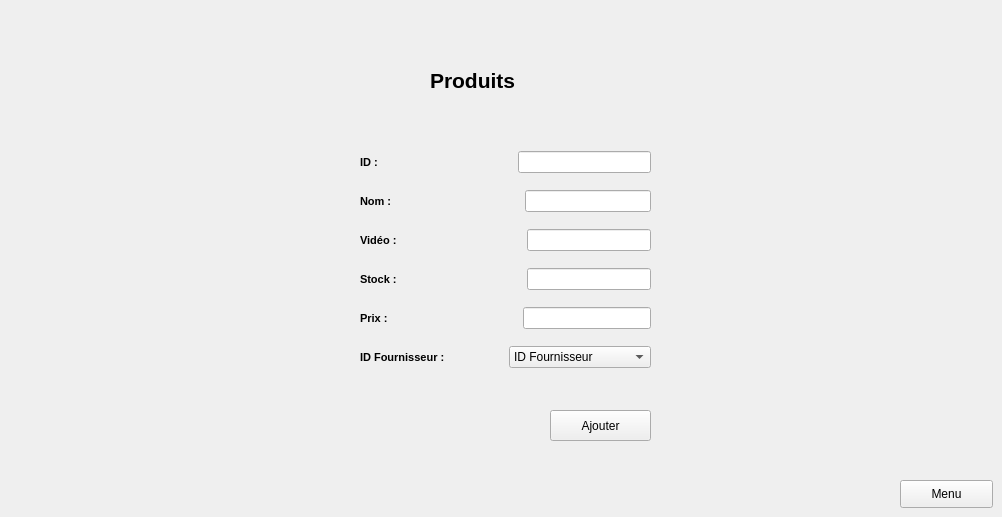
           <widget class="QWidget" name="Ajouter">
            <attribute name="title">
             <string>Ajouter un produit</string>
            </attribute>
            <widget class="QLabel" name="label_19">
             <property name="geometry">
              <rect>
               <x>430</x>
               <y>60</y>
               <width>211</width>
               <height>41</height>
              </rect>
             </property>
             <property name="font">
              <font>
               <pointsize>16</pointsize>
               <weight>75</weight>
               <bold>true</bold>
              </font>
             </property>
             <property name="styleSheet">
              <string notr="true">color: black;</string>
             </property>
             <property name="text">
              <string>Produits</string>
             </property>
            </widget>
            <widget class="QPushButton" name="valider">
             <property name="geometry">
              <rect>
               <x>550</x>
               <y>410</y>
               <width>101</width>
               <height>31</height>
              </rect>
             </property>
             <property name="text">
              <string>Ajouter</string>
             </property>
            </widget>
            <widget class="QPushButton" name="homeButton_2">
             <property name="geometry">
              <rect>
               <x>900</x>
               <y>480</y>
               <width>93</width>
               <height>28</height>
              </rect>
             </property>
             <property name="text">
              <string>Menu</string>
             </property>
            </widget>
            <widget class="QWidget" name="layoutWidget">
             <property name="geometry">
              <rect>
               <x>360</x>
               <y>140</y>
               <width>291</width>
               <height>241</height>
              </rect>
             </property>
             <layout class="QVBoxLayout" name="verticalLayout_17">
              <item>
               <layout class="QHBoxLayout" name="horizontalLayout_59">
                <item>
                 <widget class="QLabel" name="label_20">
                  <property name="font">
                   <font>
                    <pointsize>8</pointsize>
                    <weight>75</weight>
                    <bold>true</bold>
                   </font>
                  </property>
                  <property name="styleSheet">
                   <string notr="true">color:black;
</string>
                  </property>
                  <property name="text">
                   <string>ID :</string>
                  </property>
                 </widget>
                </item>
                <item>
                 <spacer name="horizontalSpacer_39">
                  <property name="orientation">
                   <enum>Qt::Horizontal</enum>
                  </property>
                  <property name="sizeHint" stdset="0">
                   <size>
                    <width>40</width>
                    <height>20</height>
                   </size>
                  </property>
                 </spacer>
                </item>
                <item>
                 <widget class="QLineEdit" name="lineEdit_id">
                  <property name="styleSheet">
                   <string notr="true"/>
                  </property>
                 </widget>
                </item>
               </layout>
              </item>
              <item>
               <layout class="QHBoxLayout" name="horizontalLayout_60">
                <item>
                 <widget class="QLabel" name="label_21">
                  <property name="font">
                   <font>
                    <pointsize>8</pointsize>
                    <weight>75</weight>
                    <bold>true</bold>
                   </font>
                  </property>
                  <property name="styleSheet">
                   <string notr="true">color: black;</string>
                  </property>
                  <property name="text">
                   <string>Nom :</string>
                  </property>
                 </widget>
                </item>
                <item>
                 <spacer name="horizontalSpacer_40">
                  <property name="orientation">
                   <enum>Qt::Horizontal</enum>
                  </property>
                  <property name="sizeHint" stdset="0">
                   <size>
                    <width>40</width>
                    <height>20</height>
                   </size>
                  </property>
                 </spacer>
                </item>
                <item>
                 <widget class="QLineEdit" name="lineEdit_nom_2">
                  <property name="styleSheet">
                   <string notr="true"/>
                  </property>
                 </widget>
                </item>
               </layout>
              </item>
              <item>
               <layout class="QHBoxLayout" name="horizontalLayout_61">
                <item>
                 <widget class="QLabel" name="label_22">
                  <property name="font">
                   <font>
                    <pointsize>8</pointsize>
                    <weight>75</weight>
                    <bold>true</bold>
                   </font>
                  </property>
                  <property name="styleSheet">
                   <string notr="true">color:black;</string>
                  </property>
                  <property name="text">
                   <string>Vidéo :</string>
                  </property>
                 </widget>
                </item>
                <item>
                 <spacer name="horizontalSpacer_41">
                  <property name="orientation">
                   <enum>Qt::Horizontal</enum>
                  </property>
                  <property name="sizeHint" stdset="0">
                   <size>
                    <width>40</width>
                    <height>20</height>
                   </size>
                  </property>
                 </spacer>
                </item>
                <item>
                 <widget class="QLineEdit" name="lineEdit_viedo">
                  <property name="styleSheet">
                   <string notr="true"/>
                  </property>
                 </widget>
                </item>
               </layout>
              </item>
              <item>
               <layout class="QHBoxLayout" name="horizontalLayout_62">
                <item>
                 <widget class="QLabel" name="label_23">
                  <property name="font">
                   <font>
                    <pointsize>8</pointsize>
                    <weight>75</weight>
                    <bold>true</bold>
                   </font>
                  </property>
                  <property name="styleSheet">
                   <string notr="true">color: black;</string>
                  </property>
                  <property name="text">
                   <string>Stock :</string>
                  </property>
                 </widget>
                </item>
                <item>
                 <spacer name="horizontalSpacer_42">
                  <property name="orientation">
                   <enum>Qt::Horizontal</enum>
                  </property>
                  <property name="sizeHint" stdset="0">
                   <size>
                    <width>40</width>
                    <height>20</height>
                   </size>
                  </property>
                 </spacer>
                </item>
                <item>
                 <widget class="QLineEdit" name="lineEdit_stock">
                  <property name="styleSheet">
                   <string notr="true"/>
                  </property>
                 </widget>
                </item>
               </layout>
              </item>
              <item>
               <layout class="QHBoxLayout" name="horizontalLayout_63">
                <item>
                 <widget class="QLabel" name="label_24">
                  <property name="font">
                   <font>
                    <pointsize>8</pointsize>
                    <weight>75</weight>
                    <bold>true</bold>
                   </font>
                  </property>
                  <property name="styleSheet">
                   <string notr="true">color: black;</string>
                  </property>
                  <property name="text">
                   <string>Prix :</string>
                  </property>
                 </widget>
                </item>
                <item>
                 <spacer name="horizontalSpacer_43">
                  <property name="orientation">
                   <enum>Qt::Horizontal</enum>
                  </property>
                  <property name="sizeHint" stdset="0">
                   <size>
                    <width>40</width>
                    <height>20</height>
                   </size>
                  </property>
                 </spacer>
                </item>
                <item>
                 <widget class="QLineEdit" name="lineEdit_prix">
                  <property name="styleSheet">
                   <string notr="true"/>
                  </property>
                 </widget>
                </item>
               </layout>
              </item>
              <item>
               <layout class="QHBoxLayout" name="horizontalLayout_64">
                <item>
                 <widget class="QLabel" name="label_25">
                  <property name="font">
                   <font>
                    <pointsize>8</pointsize>
                    <weight>75</weight>
                    <bold>true</bold>
                   </font>
                  </property>
                  <property name="styleSheet">
                   <string notr="true">color: black;</string>
                  </property>
                  <property name="text">
                   <string>ID Fournisseur :</string>
                  </property>
                 </widget>
                </item>
                <item>
                 <widget class="QComboBox" name="comboBox_4">
                  <item>
                   <property name="text">
                    <string>ID Fournisseur</string>
                   </property>
                  </item>
                 </widget>
                </item>
               </layout>
              </item>
             </layout>
            </widget>
            <zorder>layoutWidget</zorder>
            <zorder>label_19</zorder>
            <zorder>valider</zorder>
            <zorder>homeButton_2</zorder>
           </widget>
